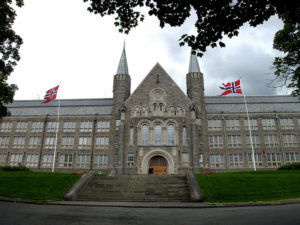
#> input picture images/gloshaugen.jpg, 300 x 225 px
$ jupyter execute Fourier_transform.ipynb
#> lines starting #> are read from the running program, lines starting #| are printed output that depends on the picture; after the words box and inside, x2 and y2 are one past the last pixel; in counts of white or black regions, pixels touching at a corner belong together
# Images in frequency domain

We can process images in the frequency domain by fourier transforming them. This is a simple task with numpy and python, as numpy has existing functionality for it.

There are multiple reasons for wanting to process an image in the frequency domain instead of the spatial domain. For instance will repetitive noise in the spatial domain become points in the frequncy domain, and are thus easier to remove. Another important point is that convolution operations in the spatial domain become pointwise multiplication in the frequency domain which is less computationally demanding.

## First encounter

Numpy has fourier transforms in the module [np.fft](https://numpy.org/doc/stable/reference/routines.fft.html). When we apply the fourier transform, numpy will put the zero-frequency at index 0, the indices 1: n/2 + 1 contain the positive frequency components and the indices n/2 + 1 : n contain the negative frequencies. In order to visually display the transformed image we usually want the zero-frequency in the middel for the image. For this, numpy provides the function [np.fft.fftshift](https://numpy.org/doc/stable/reference/generated/numpy.fft.fftshift.html#numpy.fft.fftshift) which centers the image.

The following code wil declare a repeating pattern in the spatial domain, transform it to the frequency domain and display the result.

[cell 1]
import numpy as np
from matplotlib import pyplot as plt
from ipywidgets import interact, interact_manual, FloatSlider
import ipywidgets as widgets

def display_fft(image):
    return np.log(1 + np.absolute(np.fft.fftshift(image)))

def make_sinus_image(im_size, frequency):
    return np.array([[np.sin(frequency*np.pi*2*i/im_size) for i in range(im_size)] for j in range(im_size)])


def display_image_with_fft(image):
    plt.figure()
    plt.subplot(1,2,1)
    plt.imshow(image, cmap = "gray")

    fft_im = np.fft.fft2(image)
    plt.subplot(1,2,2)
    plt.imshow(display_fft(fft_im), cmap = "gray")
    plt.show()

def display_sinus(frequency):
    display_image_with_fft(make_sinus_image(32, frequency))

_ = interact(display_sinus, frequency = widgets.IntSlider(min=0, max=15, step=1, value=2))
#> the sliders are set to frequency = 2

As we can see from this example horisiontal sinusoidals become impulses on the horisontal axis in the fourier domain. The position of the impulses is dependent on the frequency of the sinus signals.

Each pixel in the fourier domain represents a sinusoidal with one specific frequency in the spatial domain. The distance from origo in the frequency domain determines the frequency of the sinusoidal, and the angle determines direction of the sinusoidal. This can be demonstrated in numpy like this:

[cell 2]
def visualize_fft_and_inverse(fft_image):
    plt.figure()
    plt.subplot(1,2,1)
    plt.imshow(fft_image, cmap="gray")
    spatial = np.fft.ifft2(np.fft.ifftshift(fft_image)).real
    plt.subplot(1,2,2)
    plt.imshow(spatial, cmap = "gray")
    plt.show()


def transform_of_point(x, y):
    image = np.zeros((32,32))
    image[y,x] = 1.
    visualize_fft_and_inverse(image)


_ = interact(transform_of_point,x=widgets.IntSlider(min=0, max=31, step=1, value=16),\
             y=widgets.IntSlider(min=0, max=31, step=1, value=16))
#> the sliders are set to x = 16, y = 16

Multiple frequencies can be combined into all sorts of patterns. If you have enough different frequencies you can represent any image. Check out what sort of patterns you can represent with two points in the fourier domain:

[cell 3]
def transform_of_point(x, y, x1, y1):
    image = np.zeros((32,32))
    image[y,x] = 1.
    image[y1, x1] = 1.
    visualize_fft_and_inverse(image)


_ = interact(transform_of_point,x=widgets.IntSlider(min=0, max=31, step=1, value=16),\
             y=widgets.IntSlider(min=0, max=31, step=1, value=16),
             x1=widgets.IntSlider(min=0, max=31, step=1, value=16),\
             y1=widgets.IntSlider(min=0, max=31, step=1, value=16))
#> the sliders are set to x = 16, y = 16, x1 = 16, y1 = 16

An important result from the fourier analysis states that all periodic, piecewise continous functions can be represented by a sum of trigonometric functions. This means that other, more complex structures and patterns may be decomposed into sums of sinus and cosinus functions. Here, this will be demonstrated by converting a square-impulse-function to the frequency-domain

[cell 4]
square_impulse_image = np.array([[1. if i%8 > 3 else 0. for i in range(32)] for j in range(32)])
checkers = np.array([[1. if (i%16> 7)^(j % 16 > 7)   else 0. for i in range(32)] for j in range(32)])
display_image_with_fft(square_impulse_image)
display_image_with_fft(checkers)

We can demonstrate how the fourier representation is an approximation by limiting the range of frequencies used to represent the image. We incrementally increase the number of frequencies used to reperesent the signal and see how the reconstruction quality increases.

[cell 5]
def display_image_and_reconstruction(image, mask):
    fft_im = np.fft.fft2(image)

    plt.figure(figsize = (16,8))
    plt.subplot(1,4,1)
    plt.imshow(image, cmap = "gray")
    plt.subplot(1,4,2)
    plt.imshow(display_fft(fft_im), cmap = "gray")
    fft_im *= np.fft.ifftshift(mask)
    plt.subplot(1,4,3)
    plt.imshow(display_fft(fft_im), cmap ="gray")
    plt.subplot(1,4,4)
    plt.imshow(np.fft.ifft2(fft_im).real, cmap = "gray")
    plt.show()


mask = np.zeros((32,32))
mask[14:19, 14:19] = 1.
display_image_and_reconstruction(checkers, mask)

mask = np.zeros((32,32))
mask[10:23, 10:23] = 1.
display_image_and_reconstruction(checkers, mask)

mask = np.zeros((32,32))
mask[6:27, 6:27] = 1.
display_image_and_reconstruction(checkers, mask)


mask = np.ones((32,32))
display_image_and_reconstruction(checkers, mask)

## Looking at images
Simple repetative patterns will have simple repetative fourier transforms. Transforming real images will give quite different results. Here we will look at a simple image of Gløshaugen, and see how it looks like in the fourier domain.

[cell 6]
image_path = "images/gloshaugen.jpg"
def convert_rgb_to_gray(image):
    return np.dot(image[...,:], [0.2989, 0.5870, 0.1140])

image = convert_rgb_to_gray(plt.imread(image_path))
plt.imshow(image, cmap = "gray")
plt.show()

fft_im = np.fft.fft2(image)
plt.imshow(display_fft(fft_im), cmap = "gray")
plt.show()

It is difficult to recognise any structures from the original image in the fourier transformed image. We can take note that the fourier image has a bright vertical line, which may correspond to horisontal lines in the input image. We should also take note that the brightest region is the center. This is common for almost all images, as the center represents the average pixel value in the image.

We can use the fourier representation to low-pass and high-pass filter the input image.

[cell 7]
im_shape = image.shape
#> im_shape = (225, 300)
low_pass_filter = np.array([[1. if (i - im_shape[1]/2)**2 + (j-im_shape[0]/2)**2 < 900 else 0.\
                             for i in range(im_shape[1])] for j in range(im_shape[0])])

high_pass_filter = 1 - low_pass_filter


display_image_and_reconstruction(image, low_pass_filter)
#> in display_image_and_reconstruction (call 5), `fft_im *= np.fft.ifftshift(mask)`:
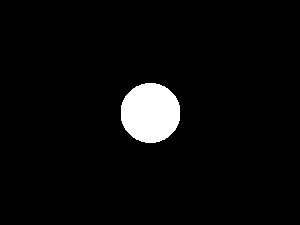
#> mask: shape (225, 300) float64; values 0 (black) and 1 (white), 4.2% white; 1 white region, box (x1, y1, x2, y2) and area: (121, 83, 180, 143) 2820
display_image_and_reconstruction(image, high_pass_filter)
#> in display_fft (call 16), `return np.log(1 + np.absolute(np.fft.fftshift(image)))`:
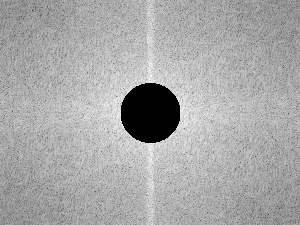
#> returned value: shape (225, 300) float64; min 0, max 11.3, mean 7.45; drawn with min black and max white

## Filtering out noise

Using what we have learnt so far we can try to filter a noisy image. The following lines of code imports an image with repetative noise that we want to remove. We can do so by transforming the image into the fourierdomain and removing the noise frequencies there.

[cell 8]
image = plt.imread("images/noisy_strawberry.png")[:,:,0]
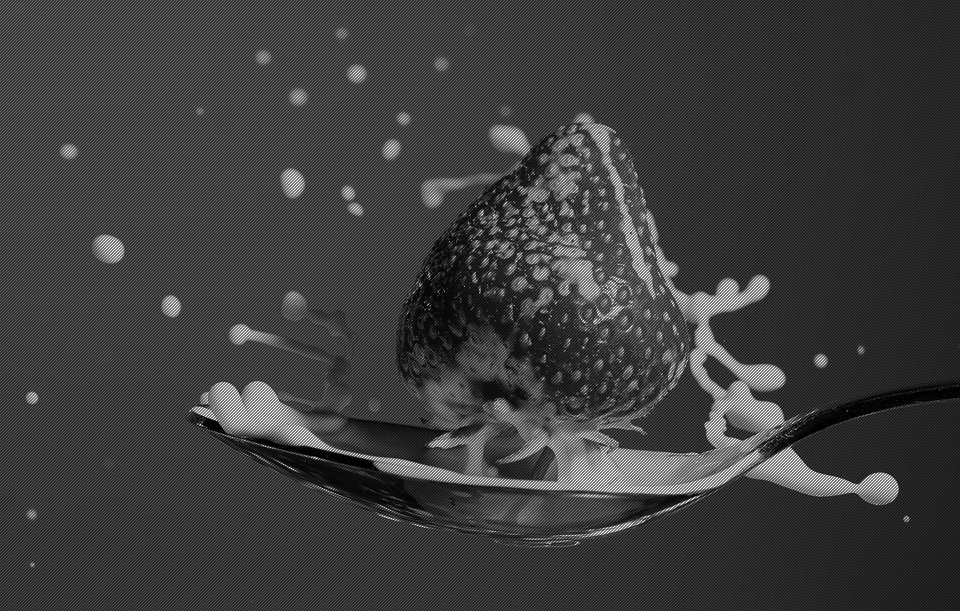
#> input picture images/noisy_strawberry.png, 960 x 611 px
#> image: shape (611, 960) float32; min 0, max 1, mean 0.238
plt.imshow(image, cmap = "gray")
plt.show()

Our first step is to inspect the fourier transformed image.

[cell 9]
fft_image = np.fft.fft2(image)
plt.imshow(display_fft(fft_image), cmap = "gray")
plt.show()

This image has two extra bright areas in addition to the center. These represent the noise in the original image. In order to remove the noise we can construct a filter that removes exactly those two areas and leaves everything else untouched. When constructing this filter the axes provided by matplotlib come in handy.

[cell 10]
mask = np.ones(image.shape)
for i in range(400,600):
    for j in range(700,900):
        if((i-510)**2 + (j-800)**2 < 1000):
            mask[i,j] = 0.

for i in range(50,150):
    for j in range(100,200):
        if((i-95)**2 + (j-160)**2 < 1000):
            mask[i,j] = 0.
plt.imshow(mask, cmap = "gray")
plt.show()
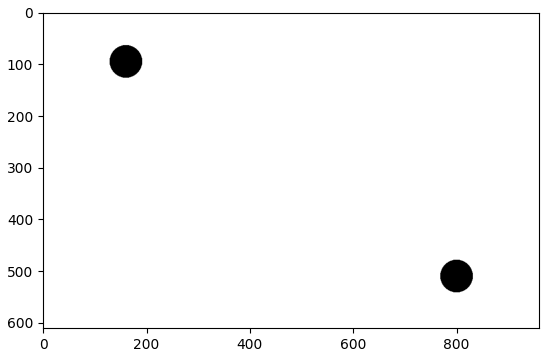
#> figure drawn by matplotlib, 1 panel
mask = np.fft.ifftshift(mask)

The next step is to simply multiply our fourier transformed image with the filter.

[cell 11]
fft_image *= mask
plt.imshow(display_fft(fft_image), cmap = "gray")
plt.show()

Lastly, we reconstruct the image in spatial domain through the inverse transform.

[cell 12]
image = np.fft.ifft2(fft_image).real
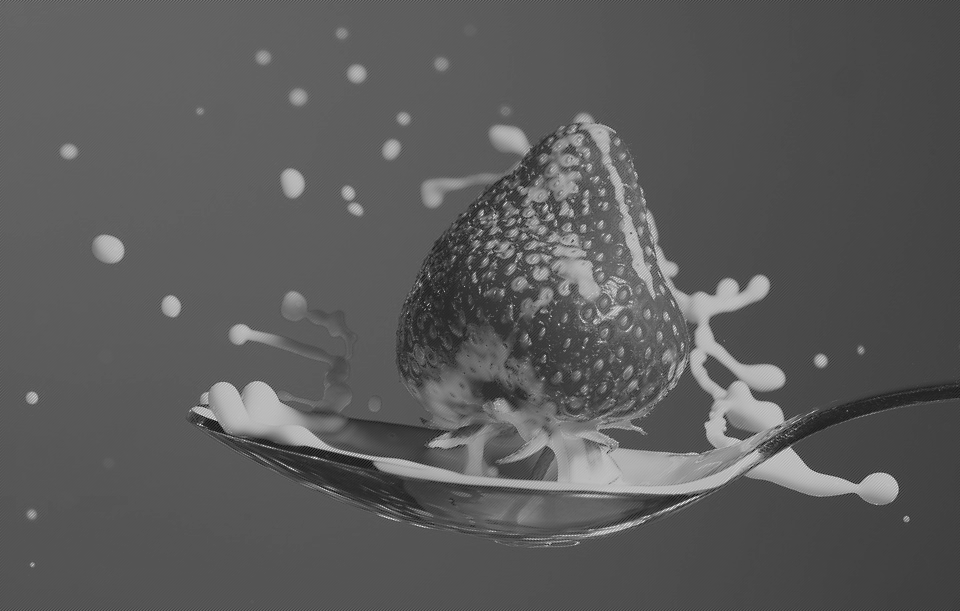
#> image: shape (611, 960) float64; min -0.155, max 0.945, mean 0.238; drawn with min black and max white
plt.imshow(image, cmap = "gray")
plt.show()

## Exercise
Try to remove the noise from the following image using everything you have learnt so far this course.

[cell 13]
image_path = "images/noisy_eye.png"
image = plt.imread(image_path)[:,:,0]
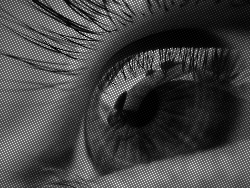
#> input picture images/noisy_eye.png, 250 x 188 px
#> image: shape (188, 250) float32; min 0, max 1, mean 0.266
plt.imshow(image, cmap = "gray")
plt.show()

### Example solution

First we view the image in the fourier domain and take note of where the noise is.

[cell 14]
fft_im = np.fft.fft2(image)
plt.imshow(display_fft(fft_im), cmap = "gray")
plt.show()

Then we construct a filter which filters out the noise.

[cell 15]
mask = np.ones(image.shape)

for i in range(0,50):
    for j in range(50,100):
        if((i-20)**2 + (j-75)**2 < 50):
            mask[i,j] = 0.05
        elif((i-20)**2 + (j-75)**2 < 150):
            mask[i,j] = 0.3

for i in range(100,150):
    for j in range(0,50):
        if((i-130)**2 + (j-25)**2 < 50):
            mask[i,j] = 0.05
        elif((i-130)**2 + (j-25)**2 < 150):
            mask[i,j] = 0.3

for i in range(25,75):
    for j in range(200,250):
        if((i-55)**2 + (j-225)**2 < 50):
            mask[i,j] = 0.05
        elif((i-55)**2 + (j-225)**2 < 150):
            mask[i,j] = 0.3


for i in range(150,188):
    for j in range(150,200):
        if((i-170)**2 + (j-175)**2 < 50):
            mask[i,j] = 0.05
        elif((i-170)**2 + (j-175)**2 < 150):
            mask[i,j] = 0.3
plt.imshow(mask, cmap = "gray")
plt.show()
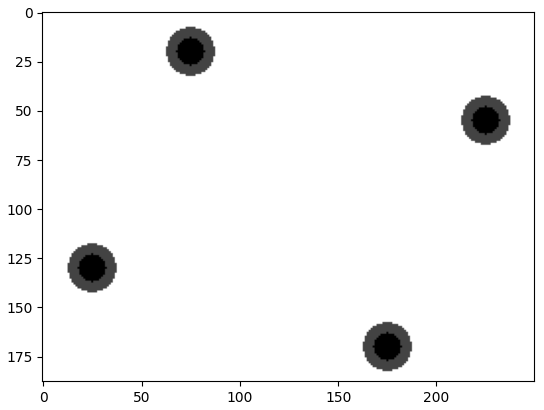
#> figure drawn by matplotlib, 1 panel
mask = np.fft.ifftshift(mask)

Lastly we reconstruct our image by multiplying the mask with the image in the fourier domain and inverse-transforming the result. As an additional enchantment, this solution applies histogram equalization to improve the contrast of the resulting image.

[cell 16]
def histogram_eq(image):
    hist, bins = np.histogram(image, 256)
    cumulative_hist = np.zeros(256)
    cumulative_hist[0] = hist[0]
    for i in range(1, 256):
        cumulative_hist[i] = cumulative_hist[i-1] + hist[i]
    cumulative_hist /= cumulative_hist[-1]
    table = (cumulative_hist * 255).astype(np.uint8)
    new_im = table[image[:,:]]
    return new_im

[cell 17]
plt.imshow(display_fft(fft_im*mask), cmap="gray")
#> in display_fft (call 20), `return np.log(1 + np.absolute(np.fft.fftshift(image)))`:
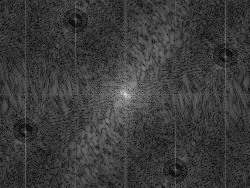
#> returned value: shape (188, 250) float64; min 0.0386, max 9.43, mean 2.24; drawn with min black and max white
plt.show()

plt.imshow(image, cmap = "gray")
plt.show()
reconstruct = np.fft.ifft2(fft_im*mask).real
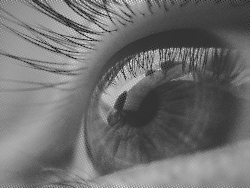
#> reconstruct: shape (188, 250) float64; min -0.198, max 0.861, mean 0.266; drawn with min black and max white
reconstruct -= reconstruct.min()
reconstruct /= reconstruct.max()

reconstruct *= 255.
reconstruct = reconstruct.astype(np.uint8)
plt.imshow(reconstruct, cmap = "gray")
plt.show()
reconstruct = histogram_eq(reconstruct)
#> in histogram_eq, `hist, bins = np.histogram(image, 256)`: hist = 256 values, max 616 at index 153, min 0 at index 1, mean 183.6; bins = 257 values from 0 to 255
#> after the loop in histogram_eq, `for i in range(1, 256):`: cumulative_hist = 256 values from 1 to 47000
#> in histogram_eq, `cumulative_hist /= cumulative_hist[-1]`: cumulative_hist = 256 values from 2.13e-05 to 1
#> in histogram_eq, `table = (cumulative_hist * 255).astype(np.uint8)`: table = 256 values from 0 to 255
#> in histogram_eq, `new_im = table[image[:,:]]`:
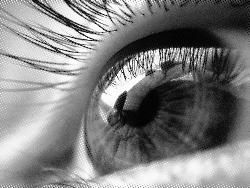
#> new_im: shape (188, 250); min 0, max 255, mean 128
plt.imshow(reconstruct, cmap = "gray")
plt.show()
